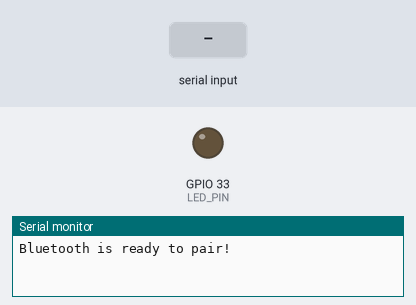
Bench run of a sketch on a simulated ESP32. Parts: output pins drawn as LEDs (lit = HIGH), the last lines printed to the serial monitor. Inputs (shaded band) come from the test bench. Nothing arrives over Bluetooth unless stated.

Above: at 1.2 s.
1.3 s: "ON\n" received over the second serial link
At 1.7 s:
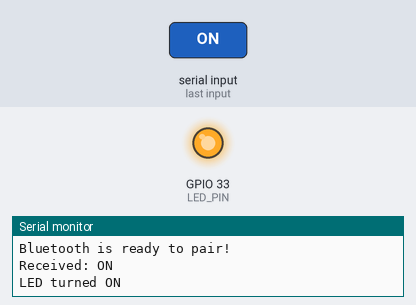
2.8 s: "OFF\n" received over the second serial link
At 4.0 s:
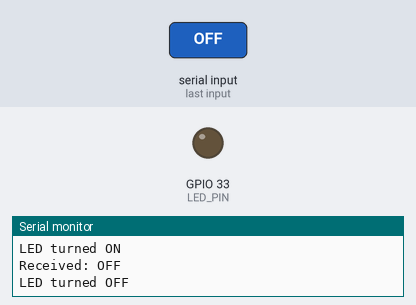
Timing chart, 0 to 5.8 s (numbered marks = the images above; inputs shaded):
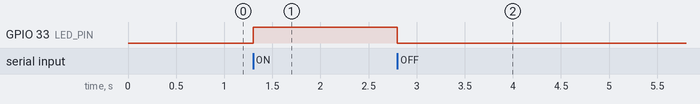

Measured:
- after the input at 1.3 s, GPIO 33 (LED_PIN): LOW → HIGH at once
- after the input at 2.8 s, GPIO 33 (LED_PIN): HIGH → LOW at once

The sketch:

bluetooth_test.ino
```cpp
#include "BluetoothSerial.h"

BluetoothSerial BT;  // Create an instance of the BluetoothSerial class

#define LED_PIN 33  // Define GPIO 2 for the LED

void setup() {
  Serial.begin(115200);  // Start Serial Monitor
  BT.begin("ESP32_LED_Control");  // Set Bluetooth name for ESP32
  Serial.println("Bluetooth is ready to pair!");

  pinMode(LED_PIN, OUTPUT);  // Initialize GPIO 2 as an output for the LED
  digitalWrite(LED_PIN, LOW);  // Start with the LED off
}

void loop() {
  // Check if Bluetooth has received data
  if (BT.available()) {
    String receivedData = BT.readStringUntil('\n');  // Read the incoming data until newline character
    receivedData.trim();  // Remove whitespace or newlines

    // Print received data to Serial Monitor
    Serial.print("Received: ");
    Serial.println(receivedData);

    // Control LED based on received data
    if (receivedData == "ON") {
      digitalWrite(LED_PIN, HIGH);  // Turn LED on
      Serial.println("LED turned ON");
      BT.println("LED turned ON");
    }
    else if (receivedData == "OFF") {
      digitalWrite(LED_PIN, LOW);  // Turn LED off
      Serial.println("LED turned OFF");
      BT.println("LED turned OFF");
    }
  }
}
```
